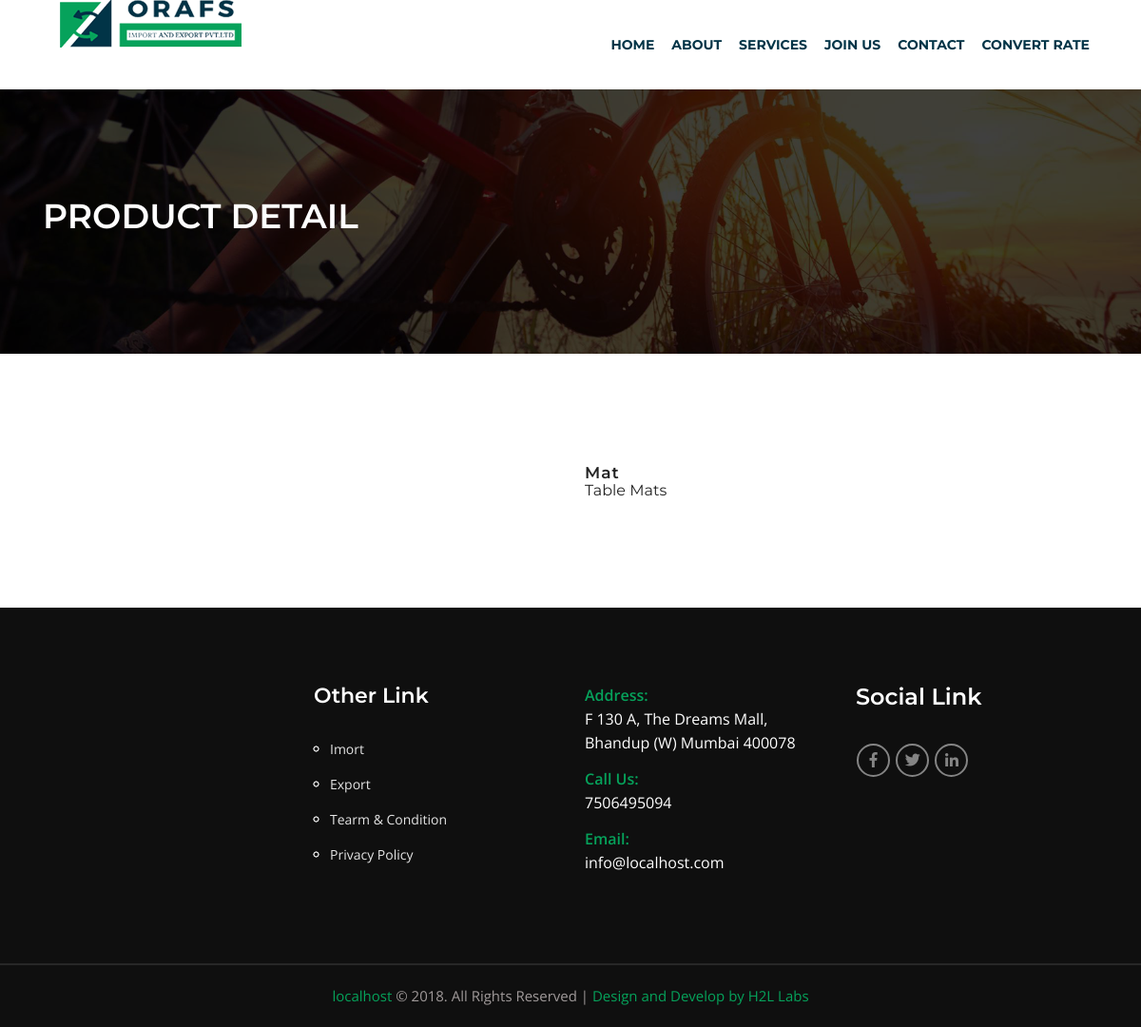
Screenshot of /product-detail.php?id=18 with the database file from the repository.
### tables this page shows
CREATE TABLE `menus` (
  `id` int(11) NOT NULL,
  `website_url` varchar(255) NOT NULL,
  `home` varchar(50) NOT NULL,
  `about` varchar(50) NOT NULL,
  `services` varchar(50) NOT NULL,
  `import` varchar(50) NOT NULL,
  `export` varchar(50) NOT NULL,
  `port` varchar(50) NOT NULL,
  `convert_rate` varchar(50) NOT NULL,
  `joinus` varchar(50) NOT NULL,
  `contact` varchar(50) NOT NULL
);

CREATE TABLE `products` (
  `id` int(11) NOT NULL,
  `title` varchar(255) NOT NULL,
  `description` varchar(500) NOT NULL,
  `type` varchar(10) NOT NULL,
  `created_at` varchar(75) NOT NULL
);

CREATE TABLE `cms_pages` (
  `id` int(11) NOT NULL,
  `website_url` varchar(255) NOT NULL,
  `page_name` varchar(75) NOT NULL,
  `title` varchar(255) NOT NULL,
  `description` varchar(255) NOT NULL,
  `keywords` varchar(255) NOT NULL,
  `url` varchar(255) NOT NULL,
  `image` varchar(255) NOT NULL,
  `image1` varchar(255) NOT NULL,
  `content1` varchar(500) NOT NULL,
  `content2` varchar(500) NOT NULL,
  `content3` varchar(500) NOT NULL,
  `contact1` varchar(11) NOT NULL,
  `contact3` varchar(11) NOT NULL,
  `contact2` varchar(11) NOT NULL,
  `email1` varchar(255) NOT NULL,
  `email2` varchar(255) NOT NULL,
  `email3` varchar(255) NOT NULL,
  `address` varchar(500) NOT NULL,
  `status` int(1) NOT NULL
);

### visiondecoder/Packages/Database/DB.php (called while the page is built, shortened)
<?php
class DB {
	private $Mysqli;
	private $tableName;
	function __construct() {
		$this->Mysqli = new \mysqli("localhost", "toot", "", "db_name");
		return $this->Mysqli;
	}
	public function SelectTable($tableName) {
		$this->tableName = $tableName;
	}
	public function query($query) {
		$queryResult = $this->Mysqli->query($query) or die($this->Mysqli->error);
		return $queryResult;
	}
	public function SelectAllWhere($condition) {
		foreach ($condition as $key => $value) {
			$query = "SELECT * FROM $this->tableName WHERE $key = '$value'";
		}
		$queryResult = $this->query($query);
		return $queryResult;
	}
}

### config/bootstrap.php (called while the page is built, shortened)
<?php
$DB = new visiondecoder\Packages\Database\DB();
$CMS = new visiondecoder\Packages\CMS\CMS($DB);
$ProductController = new app\Controller\ProductController($DB);

### visiondecoder/Packages/CMS/CMS.php (called while the page is built, shortened)
<?php
class CMS {
	public $DB;
	private $pageName;
	private $websiteUrl;
	function __construct($DB) {
		$this->DB = $DB;
		$this->websiteUrl = 'http://localhost.com/';
	}
	public function setPage($pageName) {
		$this->pageName = $pageName;
	}
	public function FetchCMSContents() {
		$cmsResult = $this->DB->SelectAllWhere(['website_url' => $this->websiteUrl]);
		$cmsContents = [];
		while ($records = $cmsResult->fetch_object()) {
			$cmsContents = $records;
		}
		return $cmsContents;
	}
	public function FetchCMSPage() {
		$cmsResult = $this->DB->SelectAllWhere(['page_name' => $this->pageName]);
		$cmsContents = [];
		while ($records = $cmsResult->fetch_object()) {
			$cmsContents = $records;
		}
		return $cmsContents;
	}
	public function FetchMenus() {
		$menuResult = $this->DB->SelectAllWhere(['website_url' => $this->websiteUrl]);
		$menus = [];
		while ($records = $menuResult->fetch_object()) {
			$menus = $records;
		}
		return $menus;
	}
}

### app/Controller/ProductController.php (called while the page is built, shortened)
<?php
class ProductController {
	private $productTable = "products";
	public $DB;
	function __construct($DB) {
		$this->DB = $DB;
		$this->DB->selectTable($this->productTable);
	}
	public function Show($id) {
		$condition = ['id' => $id];
		$productResult = $this->DB->SelectAllWhere($condition);
		while ($records = $productResult->fetch_assoc()) {
			$product[] = $records;
		}
		return $product;
	}
	public function FetchAllImages($productId) {
		$this->DB->SelectTable('product_images');
		$condition = ['product_id' => $productId];
		$imageResult = $this->DB->SelectAllWhere($condition);
		while ($records = $imageResult->fetch_assoc()) {
			$productImages[] = $records;
		}
		return $productImages;
	}
}

### views/product-detail.php (the view, shortened to what this page needs)
<?php include 'header.php';?>
<?php
$pid = $_GET['id'];
$products = $ProductController->Show($pid);
?>
		<section id="about-area" class="out-slider">
			<div class="container">
				<div class="row">
					<div class="col-lg-12">
						<div class="out-slider-content">
							<h2>Product Detail</h2>
						</div>
					</div>
				</div>
			</div>
		</section>
		<section id="event-content-area" class="pt-70 pb-100">
			<div class="container">
				<div class="row">
						<div class="col-md-12">
						<div class="col-md-6 pt-30 floatleft">
					</div>
						<div class="col-md-6 pt-30 floatleft">
						<?php
foreach ($products as $product) {
	?>
							<div class="event-item">
								<div class="event-text">
									<h6> <?=$product['title'];?> </h6>
									<span><?=$product['description'];?></span>
								</div>
							</div>
					<?php }?>
						</div>
						</div>
				</div>
			</div>
		</section>
<?php include 'footer.php';?>

### views/header.php (shortened to what this page needs)
<?php
require_once '../config/bootstrap.php';
$menus = $CMS->FetchMenus();
$currentUrlArray = explode('/', $_SERVER['REQUEST_URI']);
$currentUrl = end($currentUrlArray);
?>
<!DOCTYPE html>
<html class="no-js" lang="en-US">
<head>
        <link rel="stylesheet" href="<?=VIEWS;?>css/plugins.css">
        <link rel="stylesheet" href="<?=VIEWS;?>css/font/flaticon.css">
        <link rel="stylesheet" href="<?=VIEWS;?>css/style.css">
        <link rel="stylesheet" href="<?=VIEWS;?>css/responsive.css">
    </head>
    <body>
		<nav class="navbar navbar-expand-lg btco-hover-menu">
			<div class="container">
				<div class="heder-logo">
					<a class="navbar-brand top-logo" href="index.php">
						<img src="<?=VIEWS;?>img/Logooraf.png" alt="logo" />
					</a>
				</div>
				<div class="collapse navbar-collapse" id="navbarNavDropdown">
					<ul class="navbar-nav ml-auto" id="my-menu">
						<li class="nav-item <?=($currentUrl == "index.php") ? 'active' : '';?>">
							<a class="nav-link" href="index.php"><?=$menus->home;?></a>
						</li>
						<li class="nav-item <?=($currentUrl == "about-us.php") ? 'active' : '';?>">
							<a class="nav-link" href="about-us.php"><?=$menus->about;?></a>
						</li>
						<li class="nav-item dropdown <?=($currentUrl == "import.php" || $currentUrl == "export.php" || $currentUrl == "ports.php") ? 'active' : '';?>">
							<a class="nav-link dropdown-toggle" href="#" id="navbarDropdownMenuLinkOne" data-toggle="dropdown" aria-haspopup="true" aria-expanded="false">
								<?=$menus->services;?>
							</a>
						</li>
						<li class="nav-item <?=($currentUrl == "join-us.php") ? 'active' : '';?>">
							<a class="nav-link" href="join-us.php"><?=$menus->joinus;?></a>
						</li>
						<li class="nav-item <?=($currentUrl == "contact-us.php") ? 'active' : '';?>">
							<a class="nav-link" href="contact-us.php"><?=$menus->contact;?></a>
						</li>
						<li class="nav-item <?=($currentUrl == "convert-rate.php") ? 'active' : '';?>">
							<a class="nav-link" href="convert-rate.php"><?=$menus->convert_rate;?></a>
						</li>
					</ul>
				</div>
			</div>
		</nav>

### views/footer.php (shortened to what this page needs)
<?php
$CMS->setPage('about');
$CMS->setPage('contact');
$contactCMS = $CMS->FetchCMSPage();
$cmsContents = $CMS->FetchCMSContents();
?>
		<footer id="footer-area" class="pt-50 pb-75 footer-area">
			<div class="container">
				<div class="row">
					<div class="col-lg-3 col-md-6 pt-30">
						<div class="footer-item">
						</div>
					</div>
					<div class="col-lg-3 col-md-6 pt-30">
						<div class="footer-item">
							<h3>Other Link</h3>
							<ul>
								<li><a href="import.php">Imort</a></li>
								<li><a href="export.php">Export</a></li>
								<li><a href="#">Tearm & Condition </a></li>
								<li><a href="#">Privacy Policy</a></li>
							</ul>
						</div>
					</div>
					<div class="col-lg-3 col-md-6 pt-30">
						<div class="footer-add">
								<p><span>Address:</span>
								<br /><?=$contactCMS->address;?></p>
								<p><span>Call Us:</span>
								<br /><?=$contactCMS->contact1;?></p>
								<p><span>Email:</span>
								<br /><?=$contactCMS->email1;?></p>
							</div>
					</div>
					<div class="col-lg-3 col-md-6 pt-30">
						<div class="socile-footer">
							<h3>Social Link</h3>
								<a href="<?=$cmsContents->facebook_link;?>"><i class="fab fa-facebook-f"></i></a>
								<a href="<?=$cmsContents->twitter_link;?>"><i class="fab fa-twitter"></i></a>
								<a href="<?=$cmsContents->linkedin_link;?>"><i class="fab fa-linkedin-in"></i></a>
							</div>
					</div>
				</div>
			</div>
		</footer>
		<div id="copy-right" class="text-center">
			<p><span>localhost</span> © 2018. All Rights Reserved  | <a class="textcolor" href="http://visiondecoder.com" target="blank">Design and Develop by H2L Labs</a> </p>
		</div>
    </body>
</html>

### views/css/style.css (style rules this page uses)
body,html { overflow-x: hidden; }
body { color: #242424; font-family: 'Montserrat', sans-serif; }
ul { list-style: none; }
p { font-family: 'Open Sans', sans-serif; font-size: 16px; color: #242424; }
a { font-family: 'Open Sans', sans-serif; }
.navbar { -webkit-transition:padding 0.4s ease; -o-transition:padding 0.4s ease; transition:padding 0.4s ease; font-family: 'Montserrat', sans-serif; background: #000000; background-color: #fff; }
#my-menu li a { color: #013447; font-size: 15px; font-weight: 400; text-transform: uppercase; padding: 40px 12px; position: relative; background: unset; letter-spacing: 1px; font-family: "Montserrat"; font-weight: bold; background-color: #fff; }
.dropdown-toggle:after { display: none; }
.out-slider { background-image:url(../img/bg3.png); background-position:center; background-size: cover; }
.out-slider-content { margin-top: 112px; margin-bottom: 113px; color: #fff; }
.out-slider-content h2 { padding-bottom: 10px; text-transform: uppercase; }
.event-item { transition: 0.4s all linear; background: #f8f8f8; }
.event-text { padding: 15px 0; display: inline-block; float: left; width: 100%; }
.event-text h6 { font-weight: 600; letter-spacing: 1px; }
.footer-area { padding-bottom: 80px !important; }
#footer-area { background: #0f0f0f; color: #fff; }
.footer-item a { color: #e5e5e5; }
.footer-add p { padding-bottom: 13px; font-style: unset; }
.footer-add span { color: #06a25b; font-weight: 600; }
.socile-footer a { width: 35px; height: 35px; border: 2px solid #848484; color: #848484; text-align: center; padding: 7px 0; display: inline-block; border-radius: 100%; margin-right: 10px; }
.footer-item h3, .socile-footer h3 { padding-bottom: 35px; }
.footer-item ul { list-style: circle; margin: 0 0 0 17px; }
.footer-item ul li a { text-decoration: none; color: #e5e5e5; margin-bottom: 22px; display: inherit; font-size: 14px; transition: .3s ease-in; }
#copy-right { background: #0f0f0f; border-top: 2px solid #272727; padding: 20px 0; }
#copy-right p { color: #a09a9a; font-size: 15px; font-weight: 400; }
#copy-right p span { color: #06a25b; }
.textcolor { color: #06a25b; }
.footer-add p { color: #fff; }
.floatleft { float: left; }

### views/css/responsive.css (style rules this page uses)
@media (min-width: 992px) and (max-width: 1200px) { .socile-footer a { margin: 0 1px; } }
@media (min-width: 992px) and (max-width: 1200px) { .btco-hover-menu a, .navbar > li > a { text-transform: capitalize; padding: 4px 13px; } }
@media (min-width: 992px) and (max-width: 1200px) { #my-menu li a { font-size: 15px; padding: 40px 9px; } }
@media (min-width: 992px) and (max-width: 1200px) { #my-menu li a { font-size: 14px; letter-spacing: 0; } }
@media (min-width: 992px) and (max-width: 1200px) { .shop-text h3, .footer-item h3, .portfolio-item-text h3 { font-size: 22px; } }
@media (min-width: 992px) and (max-width: 1200px) { .event-text h6 { font-size: 17px; } }

### rows the page displays
menus: home "HOME", about "ABOUT", services "SERVICES", joinus "JOIN US", contact "CONTACT", convert_rate "CONVERT RATE"
products: title "Mat", description "Table Mats"
cms_pages: address "F 130 A, The Dreams Mall, Bhandup (W) Mumbai 400078", contact1 "7506495094", email1 "info@localhost.com"
